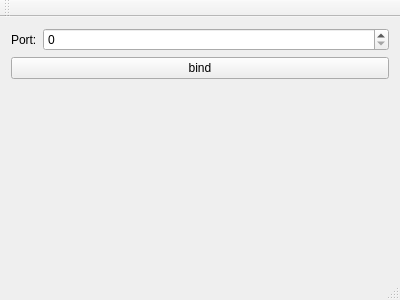
<?xml version="1.0" encoding="UTF-8"?>
<ui version="4.0">
 <class>MainWindow</class>
 <widget class="QMainWindow" name="MainWindow">
  <property name="geometry">
   <rect>
    <x>0</x>
    <y>0</y>
    <width>400</width>
    <height>300</height>
   </rect>
  </property>
  <property name="windowTitle">
   <string>MainWindow</string>
  </property>
  <widget class="QWidget" name="centralWidget">
   <layout class="QFormLayout" name="formLayout">
    <item row="0" column="0">
     <widget class="QLabel" name="label">
      <property name="text">
       <string>Port:</string>
      </property>
     </widget>
    </item>
    <item row="0" column="1">
     <widget class="QSpinBox" name="spinBox">
      <property name="maximum">
       <number>65536</number>
      </property>
     </widget>
    </item>
    <item row="1" column="0" colspan="2">
     <widget class="QPushButton" name="pushButton">
      <property name="text">
       <string>bind</string>
      </property>
     </widget>
    </item>
   </layout>
  </widget>
  <widget class="QMenuBar" name="menuBar">
   <property name="geometry">
    <rect>
     <x>0</x>
     <y>0</y>
     <width>400</width>
     <height>25</height>
    </rect>
   </property>
  </widget>
  <widget class="QToolBar" name="mainToolBar">
   <attribute name="toolBarArea">
    <enum>TopToolBarArea</enum>
   </attribute>
   <attribute name="toolBarBreak">
    <bool>false</bool>
   </attribute>
  </widget>
  <widget class="QStatusBar" name="statusBar"/>
 </widget>
 <layoutdefault spacing="6" margin="11"/>
 <resources/>
 <connections/>
</ui>
